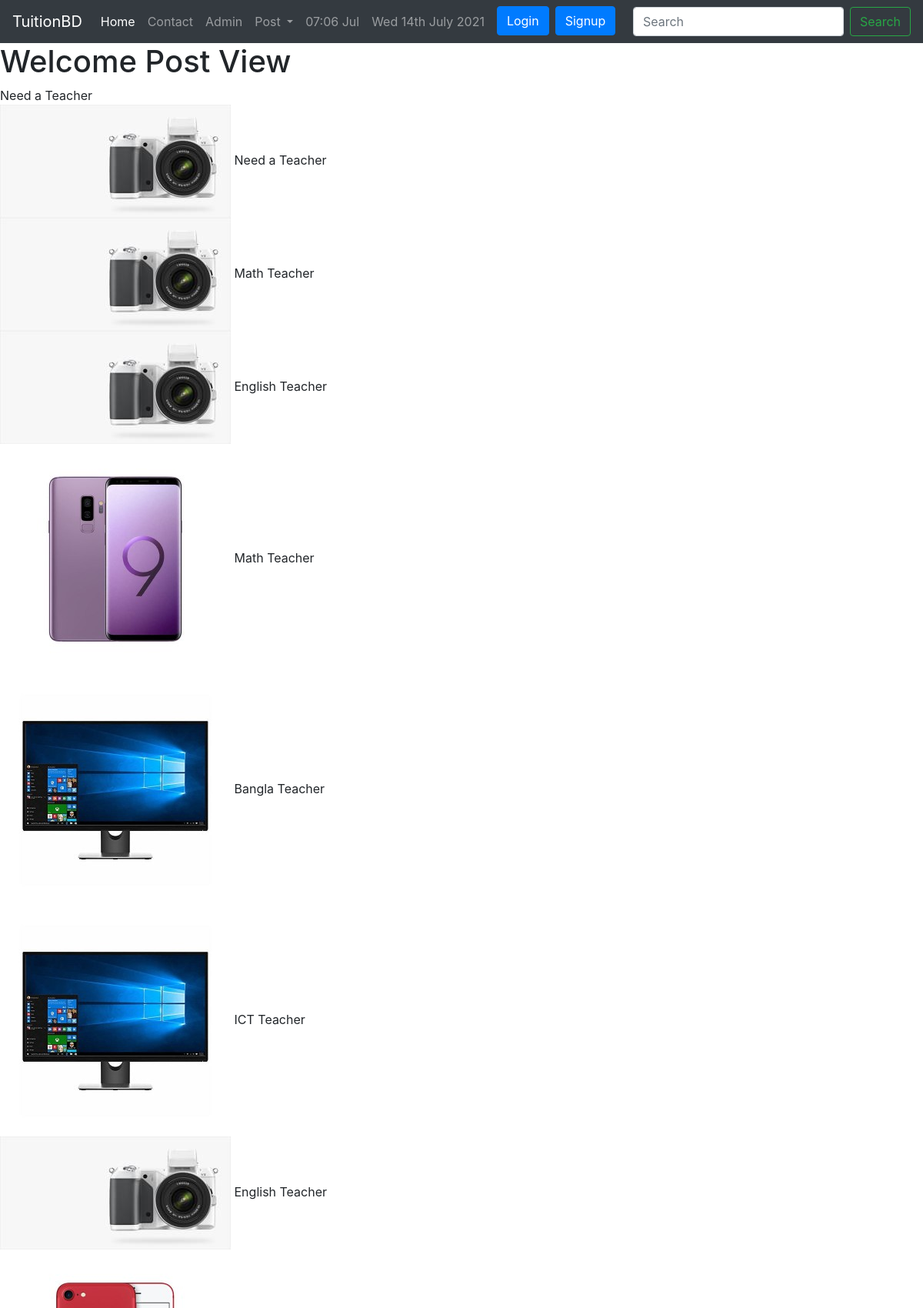
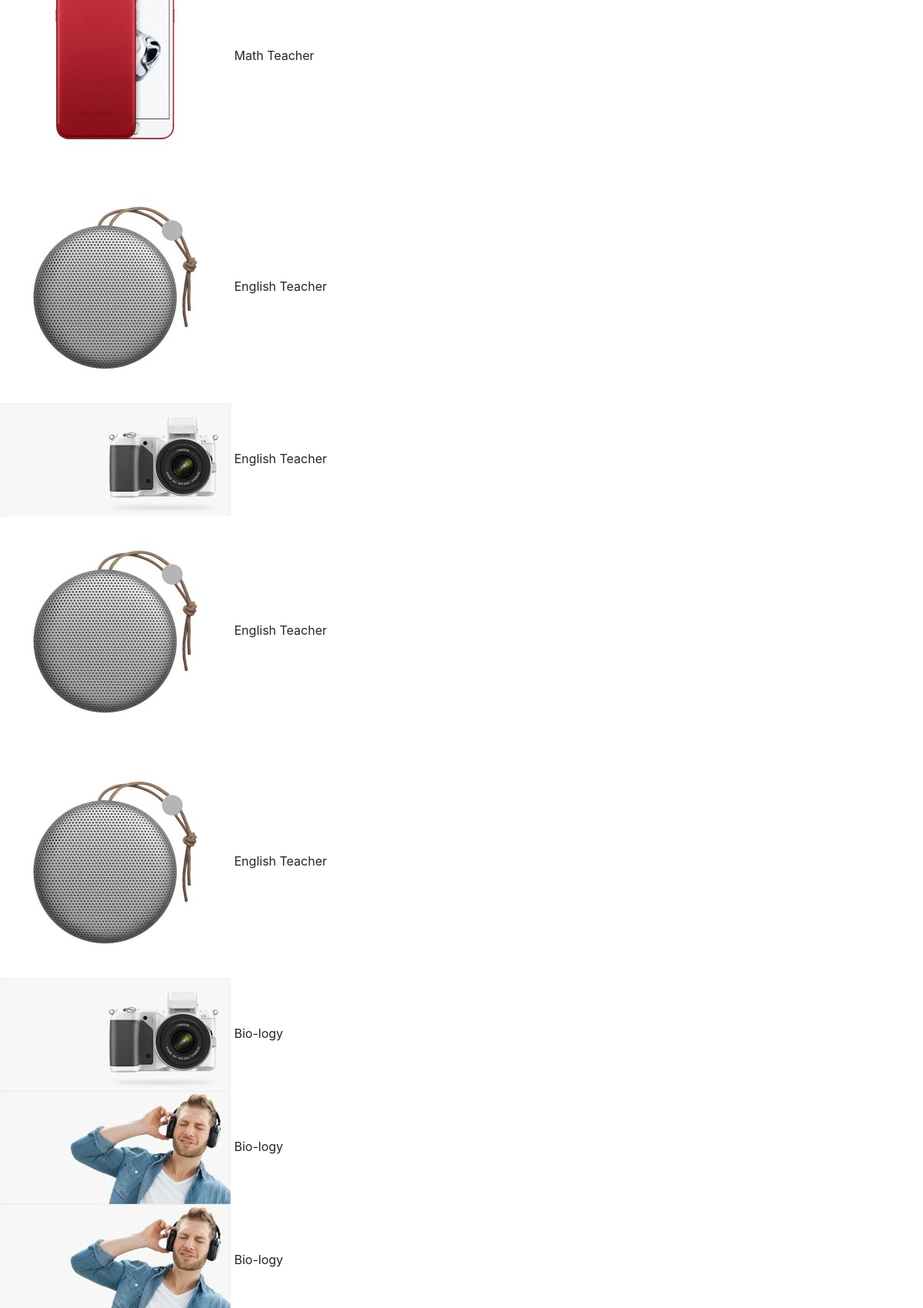
Page /tuition/posts/ (upper part) on the committed database (2 pictures, top to bottom).
### tuition/models.py (models this page shows, shortened)
class Post(models.Model):
    CATEGORY={
        ('Teacher','Teacher'),
        ('Student','Student'),
    }
    MEDIUM={
        ('Bangla','Bangla'),
        ('English','English'),
        ('Korea','Korea'),
        ('Japanis','Japanis'),
        ('China','China'),
    }
    user=models.ForeignKey(User,on_delete=models.CASCADE,blank=True,null=True)
    id= models.AutoField(primary_key=True)
    title=models.CharField(max_length=100)
    slug=models.CharField(max_length=100, default=title)
    email=models.EmailField()
    salary=models.FloatField()
    details=models.TextField()
    stats=models.BooleanField()
    category=models.CharField(max_length=100,choices=CATEGORY)
    created_ad=models.DateTimeField(default=now)
    image=models.ImageField(default='default.jpg',upload_to='tuition/images')
    medium=MultiSelectField(max_length=100,max_choices=5,choices=MEDIUM,default='Bangla')
    subject=models.ManyToManyField(Subject,related_name='subject')
    class_in=models.ManyToManyField(Class_in,related_name='class_in')

### tuition/views.py (the view)
# urls.py: path('posts/',postview, name='posts'),
def postview(request):
    post=Post.objects.all()
    return render(request,'tuition/postview.html',{'post':post})

### templates/tuition/postview.html (shortened to what this page needs)
{% extends 'basc.html' %}
{% block body %}
        <h1>Welcome Post View</h1>
      {% for p in post%}
        {{p.title}}<br>
        <img src="{{p.image.url}}" alt="">
      {% endfor %}
{% endblock %}

### templates/basc.html (shortened to what this page needs)
<!doctype html>
<html lang="en">
  <head>
    <link rel="stylesheet" href="https://maxcdn.bootstrapcdn.com/bootstrap/4.0.0/css/bootstrap.min.css">
  </head>
  <body>
    <nav class="navbar navbar-expand-lg navbar-dark bg-dark">
        <a class="navbar-brand" href="/">TuitionBD</a>
        <div class="collapse navbar-collapse" id="navbarSupportedContent">
          <ul class="navbar-nav mr-auto">
            <li class="nav-item active">
              <a class="nav-link" href="{% url 'homeview' %}">Home <span class="sr-only">(current)</span></a>
            </li>
            <li class="nav-item">
              <a class="nav-link" href="/tuition/contact/">Contact</a>
            </li>
             <li class="nav-item">
              <a class="nav-link" href="/admin/">Admin</a>
            </li>
            <li class="nav-item dropdown">
              <a class="nav-link dropdown-toggle" href="#" id="navbarDropdown" role="button" data-toggle="dropdown" aria-haspopup="true" aria-expanded="false">
                Post
              </a>
            </li>
              <li class="nav-item">
              <a class="nav-link" href="">{% now "h:i M" %}</a>
            </li>
              <li class="nav-item">
              <a class="nav-link" href="">{% now  "D jS F Y" %}</a>
            </li>
              {% if user.is_authenticated %}
                <li class="nav-item dropdown">
              <a class="nav-link dropdown-toggle" href="#" id="navbarDropdown" role="button" data-toggle="dropdown" aria-haspopup="true" aria-expanded="false">
               {{ user.username }}
              </a>
              <div class="dropdown-menu" aria-labelledby="navbarDropdown">
                <a class="dropdown-item" href="/session/logout/">Logout</a>
                <a class="dropdown-item" href="/session/password/">Change Password</a>
              </div>
            </li>
              {% else %}
              <li class="nav-item">
              <a class="btn btn-primary ml-2" href="/session/login/">Login</a>
            </li>
              <li class="nav-item">
              <a class="btn btn-primary ml-2" href="/session/signup/">Signup</a>
            </li>
              {% endif %}
          </ul>
          <form method="post" action="/tutition/search/" class="form-inline my-2 my-lg-0">
            <input class="form-control mr-sm-2" type="search" placeholder="Search" name="search" aria-label="Search">
            <button class="btn btn-outline-success my-2 my-sm-0" type="submit">Search</button>
          </form>
        </div>
      </nav>
    {% block body %}
    {% endblock %}
  </body>
</html>

### rows in the picture
Post: title "Need a Teacher", image (placeholder picture)
Post: title "Need a Teacher", image (placeholder picture)
Post: title "Math Teacher", image (placeholder picture)
Post: title "English Teacher", image (picture)
Post: title "Math Teacher", image (picture)
Post: title "Bangla Teacher", image (picture)
Post: title "ICT Teacher", image (picture)
Post: title "English Teacher", image (picture)
Post: title "Math Teacher", image (picture)
Post: title "English Teacher", image (placeholder picture)
Post: title "English Teacher", image (picture)
Post: title "English Teacher", image (picture)
Post: title "English Teacher", image (placeholder picture)
Post: title "Bio-logy", image (picture)
Post: title "Bio-logy", image (picture)
Post: title "Bio-logy"
